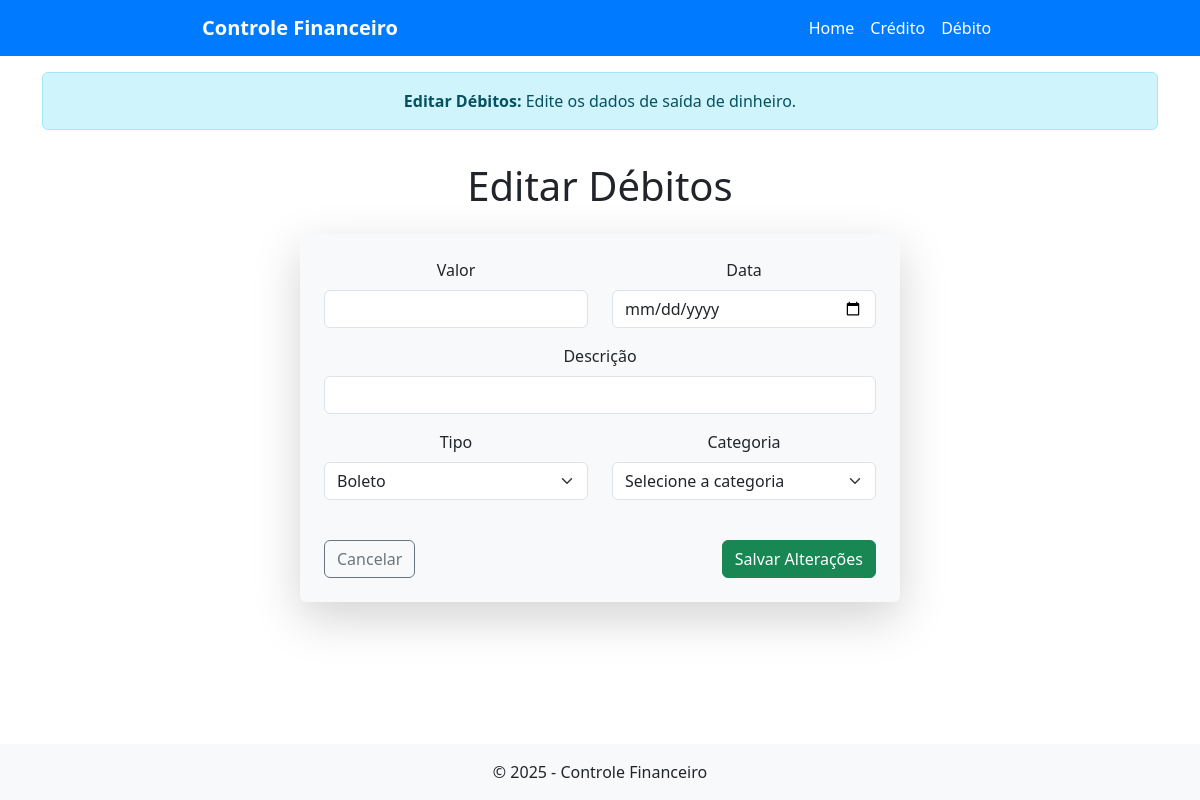
Page /editar_debito/1 on the earlier database version.
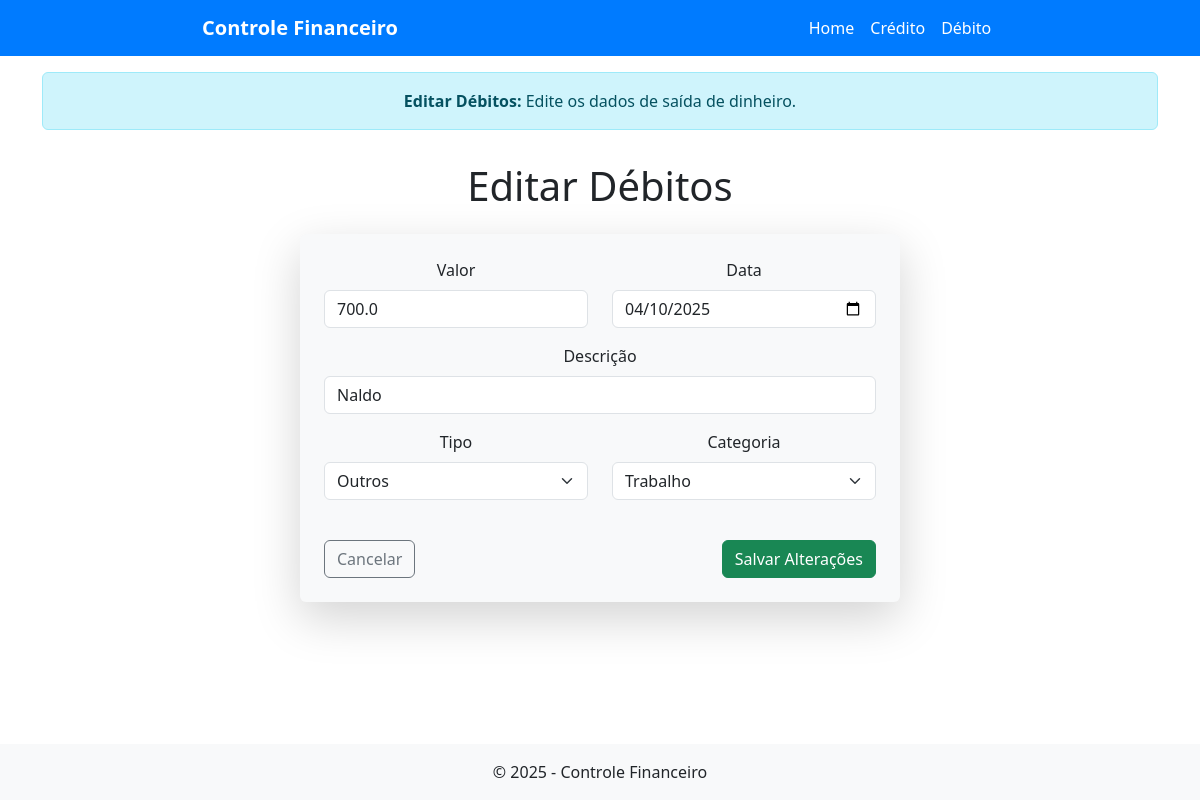
Same page on the later database version.
### tables this page shows
CREATE TABLE debitos (
            id INTEGER PRIMARY KEY AUTOINCREMENT,
            valor REAL NOT NULL,
            descricao TEXT NOT NULL,
            tipo TEXT NOT NULL,
            categoria TEXT NOT NULL,
            data TEXT NOT NULL,
            status TEXT NOT NULL DEFAULT 'pendente',
            data_agendada TEXT
        );

### app.py (the view, shortened to what this page needs)
@app.route("/editar_debito/<int:id>", methods=["GET", "POST"])
def editar_debito(id):
    conexao = sqlite3.connect("financeiro.db")
    cursor = conexao.cursor()
    cursor.execute("SELECT * FROM debitos WHERE id=?", (id,))
    debito = cursor.fetchone()
    conexao.close()
    return render_template("editar_debito.html", debito=debito)

### templates/editar_debito.html (shortened to what this page needs)
{% extends "base.html" %}
{% block alert %}
    <div class="container mt-3">
        <div class="alert alert-info text-center" role="alert">
            <strong>Editar Débitos:</strong> Edite os dados de saída de dinheiro.
        </div>
    </div>
{% endblock %}
{% block content %}
<div class="container mt-3">
    <h1 class="mb-4 text-center">Editar Débitos</h1>
    <form method="POST" class="p-4 rounded shadow-lg bg-light mx-auto" style="max-width: 600px;">
        <div class="row">
            <div class="col-md-6 mb-3">
                <label for="valor" class="form-label">Valor</label>
                <input type="number" step="0.01" class="form-control" id="valor" name="valor" value="{{ debito[1] }}" required>
            </div>
            <div class="col-md-6 mb-3">
                <label for="data" class="form-label">Data</label>
                <input type="date" class="form-control" id="data" name="data" value="{{ debito[5] }}" required>
            </div>
        </div>
        <div class="mb-3">
            <label for="descricao" class="form-label">Descrição</label>
            <input type="text" class="form-control" id="descricao" name="descricao" value="{{ debito[2] }}" required>
        </div>
        <div class="row">
            <div class="col-md-6 mb-3">
                <label for="tipo" class="form-label">Tipo</label>
                <select class="form-select" id="tipo" name="tipo" required>
                   <option value="boleto" {% if debito[3] == 'boleto' %}selected{% endif %}>Boleto</option>
                    <option value="outros" {% if debito[3] == 'outros' %}selected{% endif %}>Outros</option>
                </select>
            </div>
            <div class="col-md-6 mb-3">
                <label for="categoria" class="form-label">Categoria</label>
                <select class="form-select" id="categoria" name="categoria" required>
                    <option value="" disabled {% if not debito[4] %}selected{% endif %}>Selecione a categoria</option>
                    <option value="trabalho" {% if debito[4] == 'trabalho' %}selected{% endif %}>Trabalho</option>
                </select>
            </div>
        </div>
        <div class="d-flex justify-content-between mt-4">
            <a href="{{ url_for('debito') }}" class="btn btn-outline-secondary">Cancelar</a>
            <button type="submit" class="btn btn-success">Salvar Alterações</button>
        </div>
    </form>
</div>
{% endblock %}

Differences in the rows shown:
added debitos: valor "700.0", data "04/10/2025", descricao "Naldo", tipo "Outros", categoria "Trabalho"
Other differences:
form field tipo: "Boleto" → (not shown)
form field categoria: "Selecione a categoria" → (not shown)
